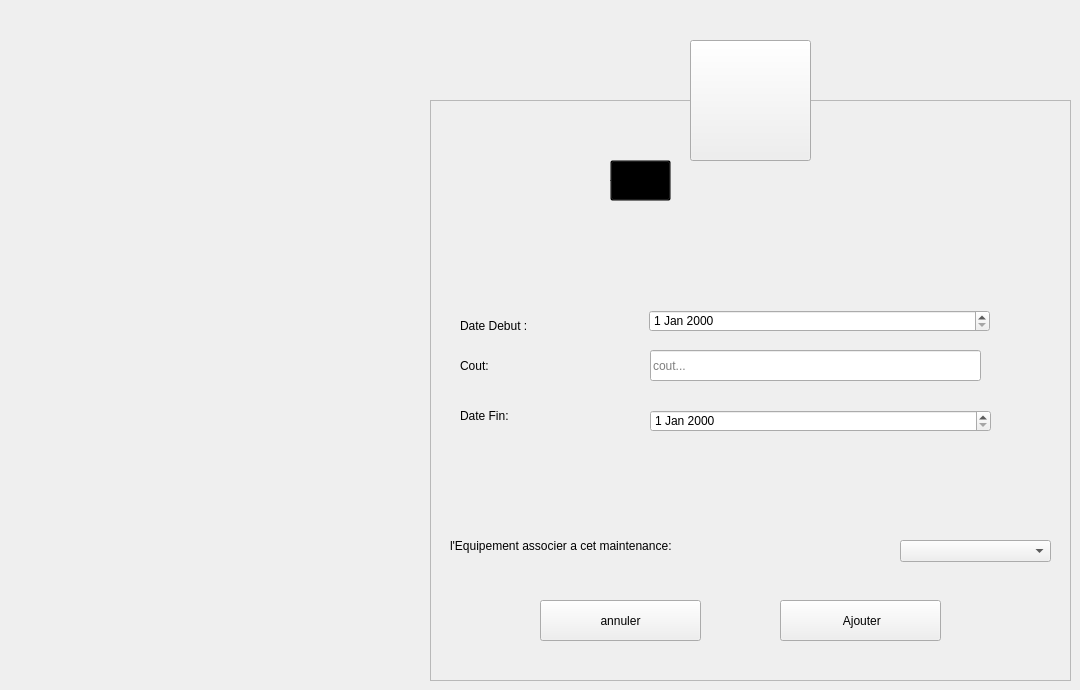
    <widget class="QWidget" name="Ajouter_maintenance">
     <widget class="QToolButton" name="toolButton_25">
      <property name="geometry">
       <rect>
        <x>690</x>
        <y>40</y>
        <width>121</width>
        <height>121</height>
       </rect>
      </property>
      <property name="styleSheet">
       <string notr="true"/>
      </property>
      <property name="text">
       <string/>
      </property>
      <property name="icon">
       <iconset>
        <normaloff>:/ressource/image/tools.png</normaloff>:/ressource/image/tools.png</iconset>
      </property>
      <property name="iconSize">
       <size>
        <width>64</width>
        <height>64</height>
       </size>
      </property>
     </widget>
     <widget class="QFrame" name="frame_21">
      <property name="geometry">
       <rect>
        <x>430</x>
        <y>100</y>
        <width>641</width>
        <height>581</height>
       </rect>
      </property>
      <property name="styleSheet">
       <string notr="true"/>
      </property>
      <property name="frameShape">
       <enum>QFrame::StyledPanel</enum>
      </property>
      <property name="frameShadow">
       <enum>QFrame::Raised</enum>
      </property>
      <widget class="QLabel" name="L_AjouterAffaire_2">
       <property name="geometry">
        <rect>
         <x>180</x>
         <y>60</y>
         <width>281</width>
         <height>41</height>
        </rect>
       </property>
       <property name="font">
        <font>
         <family>century gothic</family>
         <pointsize>-1</pointsize>
         <weight>75</weight>
         <bold>true</bold>
        </font>
       </property>
       <property name="styleSheet">
        <string notr="true">background: transparent;</string>
       </property>
       <property name="text">
        <string>Ajouter Maintenance</string>
       </property>
      </widget>
      <widget class="QLabel" name="L_ADateAffaire_2">
       <property name="geometry">
        <rect>
         <x>30</x>
         <y>300</y>
         <width>151</width>
         <height>31</height>
        </rect>
       </property>
       <property name="styleSheet">
        <string notr="true">background: transparent;</string>
       </property>
       <property name="text">
        <string>Date Fin:</string>
       </property>
      </widget>
      <widget class="QLabel" name="L_ALocalAffaire_2">
       <property name="geometry">
        <rect>
         <x>30</x>
         <y>250</y>
         <width>151</width>
         <height>31</height>
        </rect>
       </property>
       <property name="styleSheet">
        <string notr="true">background: transparent;</string>
       </property>
       <property name="text">
        <string>Cout:</string>
       </property>
      </widget>
      <widget class="QLineEdit" name="LE_ACout">
       <property name="geometry">
        <rect>
         <x>220</x>
         <y>250</y>
         <width>331</width>
         <height>31</height>
        </rect>
       </property>
       <property name="placeholderText">
        <string>cout...</string>
       </property>
      </widget>
      <widget class="QPushButton" name="B_AConfirmerMaintenance">
       <property name="geometry">
        <rect>
         <x>350</x>
         <y>500</y>
         <width>161</width>
         <height>41</height>
        </rect>
       </property>
       <property name="cursor">
        <cursorShape>PointingHandCursor</cursorShape>
       </property>
       <property name="text">
        <string> Ajouter</string>
       </property>
       <property name="icon">
        <iconset>
         <normaloff>:/ressource/image/confirm.png</normaloff>:/ressource/image/confirm.png</iconset>
       </property>
       <property name="iconSize">
        <size>
         <width>20</width>
         <height>20</height>
        </size>
       </property>
      </widget>
      <widget class="QToolButton" name="toolButton_26">
       <property name="geometry">
        <rect>
         <x>180</x>
         <y>60</y>
         <width>61</width>
         <height>41</height>
        </rect>
       </property>
       <property name="styleSheet">
        <string notr="true">background: transparent;</string>
       </property>
       <property name="text">
        <string/>
       </property>
       <property name="icon">
        <iconset>
         <normaloff>:/Recources/Images/add-property.png</normaloff>:/Recources/Images/add-property.png</iconset>
       </property>
       <property name="iconSize">
        <size>
         <width>30</width>
         <height>30</height>
        </size>
       </property>
      </widget>
      <widget class="QLabel" name="L_ADateAffaire_3">
       <property name="geometry">
        <rect>
         <x>30</x>
         <y>210</y>
         <width>151</width>
         <height>31</height>
        </rect>
       </property>
       <property name="styleSheet">
        <string notr="true">background: transparent;</string>
       </property>
       <property name="text">
        <string>Date Debut :</string>
       </property>
      </widget>
      <widget class="QLabel" name="L_ATypeAffaire_2">
       <property name="geometry">
        <rect>
         <x>20</x>
         <y>430</y>
         <width>451</width>
         <height>31</height>
        </rect>
       </property>
       <property name="styleSheet">
        <string notr="true">background: transparent;</string>
       </property>
       <property name="text">
        <string>l'Equipement associer a cet maintenance:</string>
       </property>
      </widget>
      <widget class="QPushButton" name="B_BackToGestionMaintenance_5">
       <property name="geometry">
        <rect>
         <x>110</x>
         <y>500</y>
         <width>161</width>
         <height>41</height>
        </rect>
       </property>
       <property name="cursor">
        <cursorShape>PointingHandCursor</cursorShape>
       </property>
       <property name="text">
        <string>annuler</string>
       </property>
       <property name="icon">
        <iconset>
         <normaloff>:/ressource/image/back-arrow.png</normaloff>:/ressource/image/back-arrow.png</iconset>
       </property>
      </widget>
      <widget class="QDateEdit" name="dateEditDebut_2">
       <property name="geometry">
        <rect>
         <x>219</x>
         <y>210</y>
         <width>341</width>
         <height>22</height>
        </rect>
       </property>
      </widget>
      <widget class="QDateEdit" name="dateEdit_2Fin_2">
       <property name="geometry">
        <rect>
         <x>220</x>
         <y>310</y>
         <width>341</width>
         <height>22</height>
        </rect>
       </property>
      </widget>
      <widget class="QComboBox" name="Cb_AMaintenance">
       <property name="geometry">
        <rect>
         <x>470</x>
         <y>440</y>
         <width>151</width>
         <height>22</height>
        </rect>
       </property>
      </widget>
     </widget>
     <zorder>frame_21</zorder>
     <zorder>toolButton_25</zorder>
    </widget>
